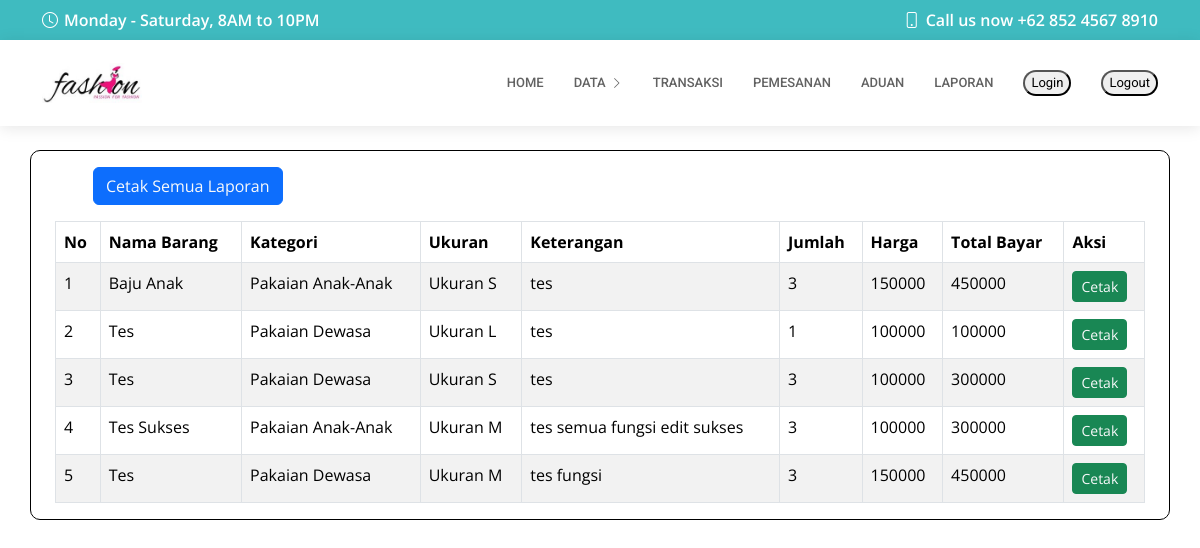
The page /admin-owner/hal-refrensi/laporan.php (signed in) on the database its author committed.
### tables this page shows
CREATE TABLE `penjualan` (
  `Id_Barang` int(20) NOT NULL,
  `Pengirim` varchar(50) NOT NULL,
  `NamaBarang` varchar(40) NOT NULL,
  `JumlahBarang` int(15) NOT NULL,
  `HargaBarang` int(15) NOT NULL,
  `Kategori` varchar(255) NOT NULL,
  `Ukuran` varchar(255) NOT NULL,
  `Message` varchar(255) NOT NULL,
  `Created_at` datetime NOT NULL DEFAULT current_timestamp(),
  `Updated_at` datetime NOT NULL
);

### admin-owner/hal-refrensi/laporan.php (the view, shortened to what this page needs)
<?php
require "../DB.php";
$dt = mysqli_query($koneksi,"SELECT * FROM penjualan");
?>
<!DOCTYPE html>
<html lang="en">
<head>
  <link href="../../assets/vendor/fontawesome-free/css/all.min.css" rel="stylesheet">
  <link href="../../assets/vendor/animate.css/animate.min.css" rel="stylesheet">
  <link href="../../assets/vendor/aos/aos.css" rel="stylesheet">
  <link href="../../assets/vendor/bootstrap/css/bootstrap.min.css" rel="stylesheet">
  <link href="../../assets/vendor/bootstrap-icons/bootstrap-icons.css" rel="stylesheet">
  <link href="../../assets/vendor/boxicons/css/boxicons.min.css" rel="stylesheet">
  <link href="../../assets/vendor/glightbox/css/glightbox.min.css" rel="stylesheet">
  <link href="../../assets/vendor/swiper/swiper-bundle.min.css" rel="stylesheet">
  <link href="../../assets/css/style.css" rel="stylesheet">
</head>
<body>
  <div id="topbar" class="d-flex align-items-center fixed-top">
    <div class="container d-flex align-items-center justify-content-center justify-content-md-between">
      <div class="align-items-center d-none d-md-flex">
        <i class="bi bi-clock"></i> Monday - Saturday, 8AM to 10PM
      </div>
      <div class="d-flex align-items-center">
        <i class="bi bi-phone"></i> Call us now +62 852 4567 8910
      </div>
    </div>
  </div>
  <header id="header" class="fixed-top">
    <div class="container  mt-0 d-flex align-items-center">
      <a href="index.html" class="logo me-auto"><img src="../logobutik.png" alt=""></a>
      <nav id="navbar" class="navbar order-last order-lg-0">
        <ul>
          <li><a class="nav-link scrollto " href="../#hero">Home</a></li>
          <li class="dropdown"><a href="#"><span>Data</span> <i class="bi bi-chevron-right"></i></a>
              </li>
              <li><a class="nav-link scrollto" href="transaksi.php">Transaksi</a></li>
          <li><a class="nav-link scrollto" href="pemesanan.php">Pemesanan</a></li>
          <li><a class="nav-link scrollto" href="cs.php">Aduan</a></li>
          <li><a class="nav-link scrollto " href="laporan.php">Laporan</a></li>
          <li><a class="nav-link scrollto" href="../../Form_Login/FormLogin.php" ><button style="border-radius: 100px;">Login</button></a></li>
          <li><a class="nav-link scrollto" href="../../Form_Login/Logout.php" ><button style="border-radius: 100px;">Logout</button></a></li>
      </nav>
    </div>
  </header>
  <div class="container" style="border: 1px solid #000; margin-top: 150px; border-radius: 10px; "  >
    <div style="margin-left: 50px;" class="mt-3" >
        <button class="btn btn-primary"><a href="ctk-slp.php" target="_blank" rel="noopener noreferrer" class="text-light" >Cetak Semua Laporan</a></button>
    </div>
 <div class="container mt-3">
    <div class="row">
        <div class="col-md-12">
        <table  class="table table-bordered table-striped table-hover">
    <thead>
        <tr>
            <th scope="col">No</th>
            <th scope="col">Nama Barang</th>
            <th scope="col">Kategori</th>
            <th scope="col">Ukuran</th>
            <th scope="col">Keterangan</th>
            <th scope="col">Jumlah</th>
            <th scope="col">Harga</th>
            <th scope="col">Total Bayar</th>
            <th scope="col">Aksi</th>
        </tr>
    </thead>
    <tbody>
        <?php $i = 1; ?>
        <?php foreach ($dt as $data ) : ?>
            <?php
                $j = $data["JumlahBarang"];
                $h = $data["HargaBarang"];
                $t = $j * $h;
            ?>
            <tr>
                <td scope="row"><?= $i ?></td>
                <td><?= $data["NamaBarang"]?></td>
                <td><?= $data["Kategori"]?></td>
                <td><?= $data["Ukuran"]?></td>
                <td><?= $data["Message"]?></td>
                <td><?= $data["JumlahBarang"]?></td>
                <td><?= $data["HargaBarang"]?></td>
                <td><?= $t;?></td>
                <td>
                    <button class="btn btn-sm btn-success" ><a href="ctk-pms.php?id=<?= $data["Id_Barang"];?>" target="_blank" class="text-light">Cetak</a></button>
                </td>
            </tr>
        <?php $i++; ?>
        <?php endforeach; ?>
    </tbody>
</table>
        </div>
    </div>
</div>
</div>
</body>
</html>

### assets/css/style.css (style rules this page uses)
body { font-family: "Open Sans", sans-serif; color: #444444; }
a { color: #3fbbc0; text-decoration: none; }
#topbar { background: #3fbbc0; color: #fff; height: 40px; font-size: 16px; font-weight: 600; z-index: 996; transition: all 0.5s; }
#topbar i { padding-right: 6px; line-height: 0; }
#header { background: #fff; transition: all 0.5s; z-index: 997; padding: 20px 0; top: 40px; box-shadow: 0px 2px 15px rgba(0, 0, 0, 0.1); }
#header .logo { font-size: 28px; margin: 0; padding: 0; line-height: 1; font-weight: 600; letter-spacing: 0.5px; text-transform: uppercase; }
#header .logo img { max-height: 40px; }
.navbar { padding: 0; }
.navbar ul { margin: 0; padding: 0; display: flex; list-style: none; align-items: center; }
.navbar li { position: relative; }
.navbar a, .navbar a:focus { display: flex; align-items: center; justify-content: space-between; padding: 10px 0 10px 30px; font-family: "Roboto", sans-serif; font-size: 13px; color: #626262; white-space: nowrap; transition: 0.3s; text-transform: uppercase; font-weight: 500; }
.navbar a i, .navbar a:focus i { font-size: 12px; line-height: 0; margin-left: 5px; }

### rows shown on the page
penjualan: NamaBarang "Baju Anak", Kategori "Pakaian Anak-Anak", Ukuran "Ukuran S", Message "tes", JumlahBarang "3", HargaBarang "150000", t "450000"
penjualan: NamaBarang "Tes", Kategori "Pakaian Dewasa", Ukuran "Ukuran L", Message "tes", JumlahBarang "1", HargaBarang "100000"
penjualan: NamaBarang "Tes", Kategori "Pakaian Dewasa", Ukuran "Ukuran S", Message "tes", JumlahBarang "3", HargaBarang "100000", t "300000"
penjualan: NamaBarang "Tes Sukses", Kategori "Pakaian Anak-Anak", Ukuran "Ukuran M", Message "tes semua fungsi edit sukses", JumlahBarang "3", HargaBarang "100000", t "300000"
penjualan: NamaBarang "Tes", Kategori "Pakaian Dewasa", Ukuran "Ukuran M", Message "tes fungsi", JumlahBarang "3", HargaBarang "150000", t "450000"
